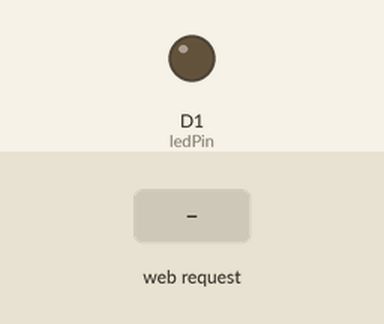
Simulated run of this sketch. Board: ESP8266 (NodeMCU). Shown: output pins drawn as LEDs (lit = HIGH). The inputs (shaded band) are chosen by the test bench. WiFi joins after 1.5 s; servers stay silent unless stated; what the sketch prints to the serial monitor is not drawn.

Above: at 3.2 s.
3.3 s: HTTP request GET /on received
At 4.3 s:
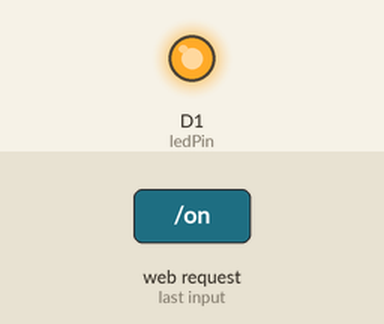
4.8 s: HTTP request GET /off received
At 5.5 s:
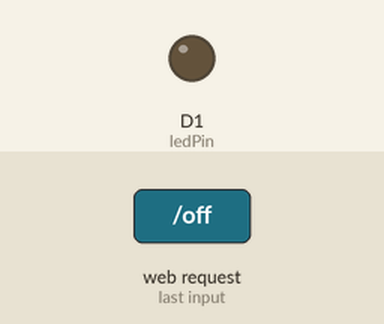
Timing chart, 0 to 7.8 s (numbered marks = the images above; inputs shaded):
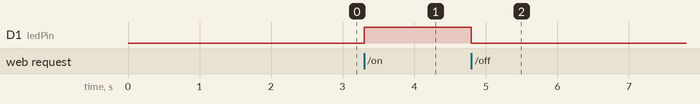

Measured:
- after the input at 3.3 s, D1 (ledPin): LOW → HIGH at once
- after the input at 4.8 s, D1 (ledPin): HIGH → LOW at once

The sketch:

esp_http.ino
```cpp
#include <ESP8266WiFi.h>
#include <ESP8266WebServer.h>

const char* ssid = "YOUR_WIFI_SSID";
const char* password = "YOUR_WIFI_PASSWORD";

ESP8266WebServer server(80); // Create a web server on port 80

int ledPin = D1; // Assuming the LED is connected to GPIO pin D1

void setup() {
  Serial.begin(115200);
  pinMode(ledPin, OUTPUT);

  // Connect to Wi-Fi
  WiFi.begin(ssid, password);
  while (WiFi.status() != WL_CONNECTED) {
    delay(1000);
    Serial.println("Connecting to WiFi...");
  }
  Serial.println("Connected to WiFi");

  // Define routes
  server.on("/", HTTP_GET, handleRoot);
  server.on("/on", HTTP_GET, handleOn);
  server.on("/off", HTTP_GET, handleOff);

  // Start server
  server.begin();
  Serial.println("HTTP server started");
}

void loop() {
  server.handleClient(); // Handle incoming client requests
}

void handleRoot() {
  server.send(200, "text/html", "<h1>ESP8266 Web Server</h1><p><a href='/on'>Turn On LED</a></p><p><a href='/off'>Turn Off LED</a></p>");
}

void handleOn() {
  digitalWrite(ledPin, HIGH); // Turn on the LED
  server.send(200, "text/plain", "LED turned on");
}

void handleOff() {
  digitalWrite(ledPin, LOW); // Turn off the LED
  server.send(200, "text/plain", "LED turned off");
}
```
